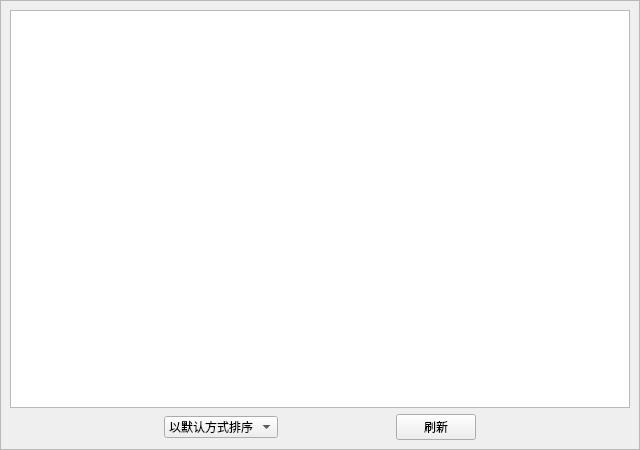
<?xml version="1.0" encoding="UTF-8"?>
<ui version="4.0">
 <class>Display</class>
 <widget class="QWidget" name="Display">
  <property name="geometry">
   <rect>
    <x>0</x>
    <y>0</y>
    <width>640</width>
    <height>450</height>
   </rect>
  </property>
  <property name="windowTitle">
   <string>显示信息</string>
  </property>
  <layout class="QGridLayout" name="gridLayout">
   <property name="leftMargin">
    <number>0</number>
   </property>
   <property name="topMargin">
    <number>0</number>
   </property>
   <property name="rightMargin">
    <number>0</number>
   </property>
   <property name="bottomMargin">
    <number>0</number>
   </property>
   <item row="0" column="0">
    <widget class="QFrame" name="frame">
     <property name="styleSheet">
      <string notr="true">#frame
{
	border-image:url(:/images/Chtholly.png)
}</string>
     </property>
     <property name="frameShape">
      <enum>QFrame::StyledPanel</enum>
     </property>
     <property name="frameShadow">
      <enum>QFrame::Raised</enum>
     </property>
     <layout class="QGridLayout" name="gridLayout_2">
      <item row="1" column="4">
       <spacer name="horizontalSpacer_2">
        <property name="orientation">
         <enum>Qt::Horizontal</enum>
        </property>
        <property name="sizeHint" stdset="0">
         <size>
          <width>148</width>
          <height>20</height>
         </size>
        </property>
       </spacer>
      </item>
      <item row="1" column="3">
       <widget class="QPushButton" name="pushButton">
        <property name="text">
         <string>刷新</string>
        </property>
       </widget>
      </item>
      <item row="1" column="2">
       <spacer name="horizontalSpacer_3">
        <property name="orientation">
         <enum>Qt::Horizontal</enum>
        </property>
        <property name="sizeHint" stdset="0">
         <size>
          <width>106</width>
          <height>20</height>
         </size>
        </property>
       </spacer>
      </item>
      <item row="0" column="0" colspan="5">
       <widget class="QTableView" name="tableView">
        <property name="autoScrollMargin">
         <number>0</number>
        </property>
       </widget>
      </item>
      <item row="1" column="1">
       <widget class="QComboBox" name="comboBox">
        <item>
         <property name="text">
          <string>以默认方式排序</string>
         </property>
        </item>
        <item>
         <property name="text">
          <string>以语文成绩排序</string>
         </property>
        </item>
        <item>
         <property name="text">
          <string>以数学成绩排序</string>
         </property>
        </item>
        <item>
         <property name="text">
          <string>以英语成绩排序</string>
         </property>
        </item>
        <item>
         <property name="text">
          <string>以总分成绩排序</string>
         </property>
        </item>
       </widget>
      </item>
      <item row="1" column="0">
       <spacer name="horizontalSpacer">
        <property name="orientation">
         <enum>Qt::Horizontal</enum>
        </property>
        <property name="sizeHint" stdset="0">
         <size>
          <width>148</width>
          <height>17</height>
         </size>
        </property>
       </spacer>
      </item>
     </layout>
    </widget>
   </item>
  </layout>
 </widget>
 <resources/>
 <connections/>
</ui>
